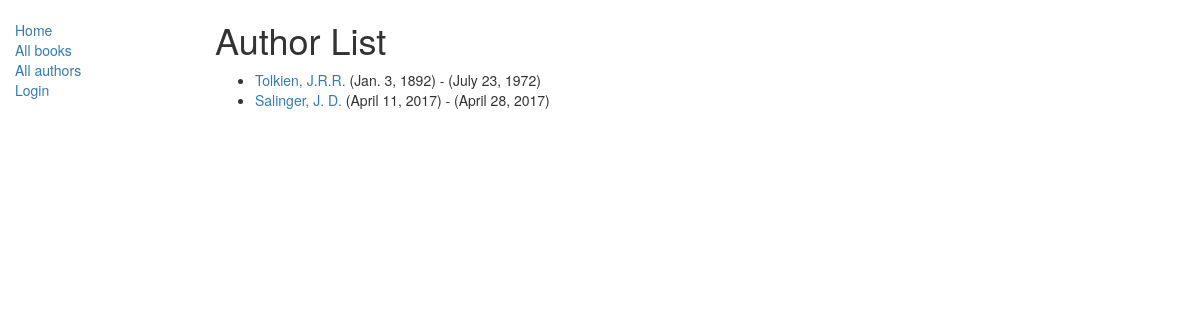
Screenshot of /catalog/authors/ with the database file from the repository.
### catalog/models.py (models this page shows)
class Author(models.Model):
    first_name = models.CharField(max_length=100)
    last_name = models.CharField(max_length=100)
    date_of_birth = models.DateField(null=True, blank=True)
    date_of_death = models.DateField('Died', null=True, blank=True)
    def get_absolute_url(self):
        return reverse('author-detail', args=[str(self.id)])
    def __str__(self):
        return '%s, %s' % (self.last_name, self.first_name)

### catalog/views.py (the view)
class AuthorListView(generic.ListView):
	model = Author
	paginate_by = 10

### catalog/templates/catalog/author_list.html
{% extends "base_generic.html" %}
{% block content %}
    <h1>Author List</h1>
    {% if author_list %}
    <ul>
      {% for author in author_list %}
      <li>
        <a href="{{ author.get_absolute_url }}">{{ author }}</a> ({{author.date_of_birth}}) - ({{author.date_of_death}})
      </li>
      {% endfor %}
    </ul>
    {% else %}
      <p>There are no authors in the library.</p>
    {% endif %}
{% endblock %}

### rows the page displays
Author: last_name+first_name "Tolkien, J.R.R.", date_of_birth "Jan. 3, 1892", date_of_death "July 23, 1972"
Author: last_name+first_name "Salinger, J. D.", date_of_birth "April 11, 2017", date_of_death "April 28, 2017"
